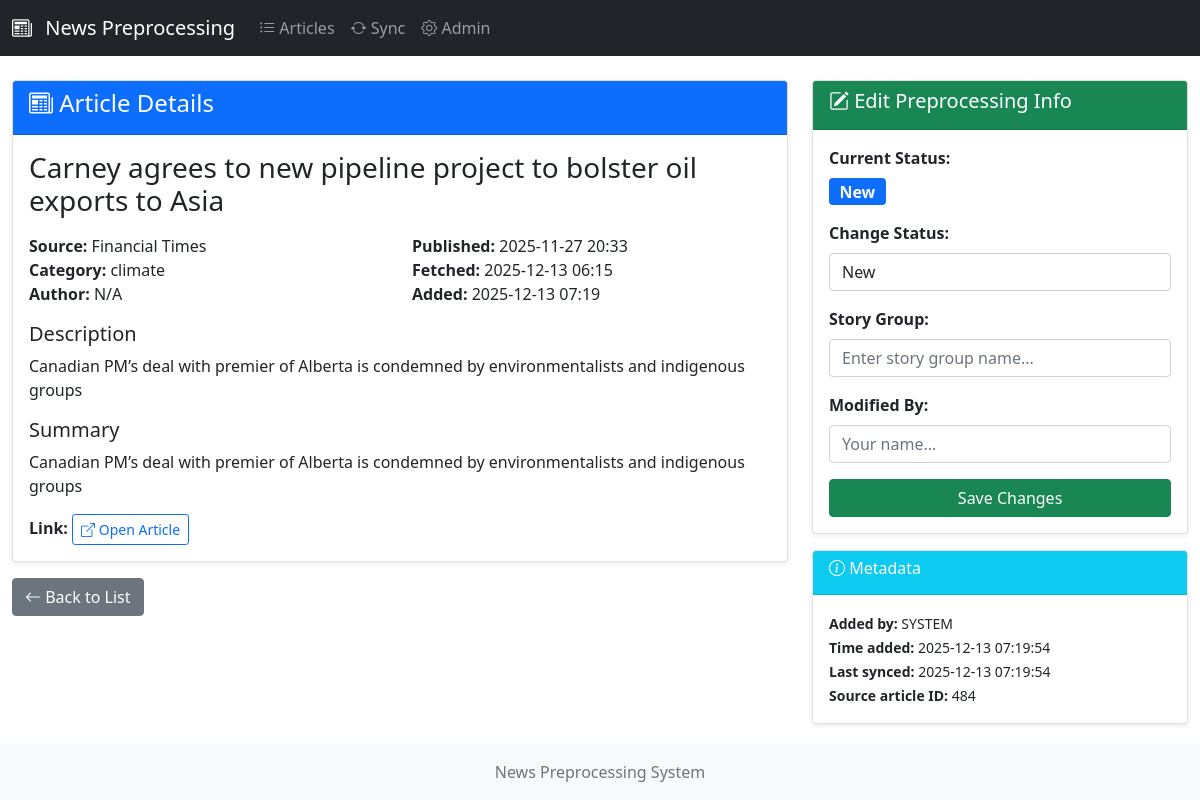
Screenshot of /article/304/ with the database file from the repository.
### articles/models.py (models this page shows, shortened)
class PreprocessingArticle(models.Model):
    OUTCOME_CHOICES = [
        ('NEW', 'New'),
        ('processed', 'Processed'),
        ('rejected', 'Rejected'),
    ]
    title = models.TextField()
    link = models.TextField()
    description = models.TextField(blank=True)
    summary = models.TextField(blank=True)
    content = models.TextField(blank=True)
    source = models.CharField(max_length=200)
    category = models.CharField(max_length=100, blank=True)
    feed_url = models.TextField(blank=True)
    guid = models.TextField(blank=True)
    author = models.CharField(max_length=500, blank=True)
    published = models.DateTimeField(null=True, blank=True)
    fetched_at = models.DateTimeField(null=True, blank=True)
    time_added = models.DateTimeField(auto_now_add=True)
    added_by = models.CharField(max_length=100, default='SYSTEM')
    modified_by = models.CharField(max_length=100, blank=True)
    outcome = models.CharField(
        max_length=20,
        choices=OUTCOME_CHOICES,
        default='NEW'
    )
    storygroup = models.CharField(max_length=200, blank=True)
    source_article_id = models.IntegerField(null=True, blank=True, help_text='ID from news.db')
    last_synced = models.DateTimeField(auto_now=True)
    class Meta:
        ordering = ['-time_added']
        unique_together = [['title', 'source', 'published']]
        indexes = [
            models.Index(fields=['outcome']),
            models.Index(fields=['source']),
            models.Index(fields=['storygroup']),
            models.Index(fields=['time_added']),
        ]
    @property
    def outcome_badge_class(self):
        badges = {
            'NEW': 'badge-primary',
            'processed': 'badge-success',
            'rejected': 'badge-danger',
        }
        return badges.get(self.outcome, 'badge-secondary')

### articles/views.py (the view, shortened to what this page needs)
# urls.py: path('article/<int:pk>/', views.ArticleDetailView.as_view(), name='article_detail'),
class ArticleDetailView(DetailView):
    model = PreprocessingArticle
    template_name = 'articles/article_detail.html'
    context_object_name = 'article'
    def get_context_data(self, **kwargs):
        context = super().get_context_data(**kwargs)
        context['edit_form'] = ArticleEditForm(instance=self.object)
        return context

### articles/forms.py
class ArticleEditForm(forms.ModelForm):
    class Meta:
        model = PreprocessingArticle
        fields = ['outcome', 'storygroup', 'modified_by']
        widgets = {
            'outcome': forms.Select(attrs={'class': 'form-control'}),
            'storygroup': forms.TextInput(attrs={
                'class': 'form-control',
                'placeholder': 'Enter story group name...'
            }),
            'modified_by': forms.TextInput(attrs={
                'class': 'form-control',
                'placeholder': 'Your name...'
            }),
        }
    def __init__(self, *args, **kwargs):
        super().__init__(*args, **kwargs)
        self.fields['modified_by'].required = False
        self.fields['storygroup'].required = False

### articles/templates/articles/article_detail.html (shortened to what this page needs)
{% extends 'articles/base.html' %}
{% block content %}
<div class="row">
    <div class="col-md-8">
        <div class="card">
            <div class="card-header bg-primary text-white">
                <h4><i class="bi bi-newspaper"></i> Article Details</h4>
            </div>
            <div class="card-body">
                <h3>{{ article.title }}</h3>
                <div class="row mt-3 mb-3">
                    <div class="col-md-6">
                        <strong>Source:</strong> {{ article.source }}<br>
                        <strong>Category:</strong> {{ article.category|default:"N/A" }}<br>
                        <strong>Author:</strong> {{ article.author|default:"N/A" }}<br>
                    </div>
                    <div class="col-md-6">
                        <strong>Published:</strong> {{ article.published|date:"Y-m-d H:i" }}<br>
                        <strong>Fetched:</strong> {{ article.fetched_at|date:"Y-m-d H:i" }}<br>
                        <strong>Added:</strong> {{ article.time_added|date:"Y-m-d H:i" }}<br>
                    </div>
                </div>
                {% if article.description %}
                <div class="mt-3">
                    <h5>Description</h5>
                    <p>{{ article.description }}</p>
                </div>
                {% endif %}
                {% if article.summary %}
                <div class="mt-3">
                    <h5>Summary</h5>
                    <p>{{ article.summary }}</p>
                </div>
                {% endif %}
                <div class="mt-3">
                    <strong>Link:</strong>
                    <a href="{{ article.link }}" target="_blank" class="btn btn-sm btn-outline-primary">
                        <i class="bi bi-box-arrow-up-right"></i> Open Article
                    </a>
                </div>
            </div>
        </div>
        <div class="mt-3">
            <a href="{% url 'article_list' %}" class="btn btn-secondary">
                <i class="bi bi-arrow-left"></i> Back to List
            </a>
        </div>
    </div>
    <div class="col-md-4">
        <div class="card">
            <div class="card-header bg-success text-white">
                <h5><i class="bi bi-pencil-square"></i> Edit Preprocessing Info</h5>
            </div>
            <div class="card-body">
                <form method="post">
                    <div class="mb-3">
                        <label class="form-label"><strong>Current Status:</strong></label>
                        <div>
                            <span class="badge {{ article.outcome_badge_class }} fs-6">
                                {{ article.get_outcome_display }}
                            </span>
                        </div>
                    </div>
                    <div class="mb-3">
                        <label for="{{ edit_form.outcome.id_for_label }}" class="form-label">
                            <strong>Change Status:</strong>
                        </label>
                        {{ edit_form.outcome }}
                    </div>
                    <div class="mb-3">
                        <label for="{{ edit_form.storygroup.id_for_label }}" class="form-label">
                            <strong>Story Group:</strong>
                        </label>
                        {{ edit_form.storygroup }}
                    </div>
                    <div class="mb-3">
                        <label for="{{ edit_form.modified_by.id_for_label }}" class="form-label">
                            <strong>Modified By:</strong>
                        </label>
                        {{ edit_form.modified_by }}
                    </div>
                    <button type="submit" class="btn btn-success w-100">
                        <i class="bi bi-check-circle"></i> Save Changes
                    </button>
                </form>
            </div>
        </div>
        <div class="card mt-3">
            <div class="card-header bg-info text-white">
                <h6><i class="bi bi-info-circle"></i> Metadata</h6>
            </div>
            <div class="card-body">
                <small>
                    <strong>Added by:</strong> {{ article.added_by }}<br>
                    <strong>Time added:</strong> {{ article.time_added|date:"Y-m-d H:i:s" }}<br>
                    <strong>Last synced:</strong> {{ article.last_synced|date:"Y-m-d H:i:s" }}<br>
                    {% if article.source_article_id %}
                    <strong>Source article ID:</strong> {{ article.source_article_id }}<br>
                    {% endif %}
                </small>
            </div>
        </div>
    </div>
</div>
{% endblock %}

### static/css/style.css (style rules this page uses)
body { min-height: 100vh; display: flex; flex-direction: column; }
.badge-primary { background-color: #0d6efd !important; }
.card { box-shadow: 0 0.125rem 0.25rem rgba(0, 0, 0, 0.075); transition: box-shadow 0.3s ease-in-out; }
.btn { margin-right: 0.25rem; }
.btn:last-child { margin-right: 0; }
.bi-check-circle { color: #198754; }

### rows the page displays
PreprocessingArticle: title "Carney agrees to new pipeline project to bolster oil exports to Asia", source "Financial Times", category "climate", author "N/A", published "2025-11-27 20:33", fetched_at "2025-12-13 06:15", time_added "2025-12-13 07:19", description "Canadian PM’s deal with premier of Alberta is condemned by environmentalists and indigenous groups", summary "Canadian PM’s deal with premier of Alberta is condemned by environmentalists and indigenous groups", outcome "New", added_by "SYSTEM", time_added "2025-12-13 07:19:54", last_synced "2025-12-13 07:19:54", source_article_id "484"
